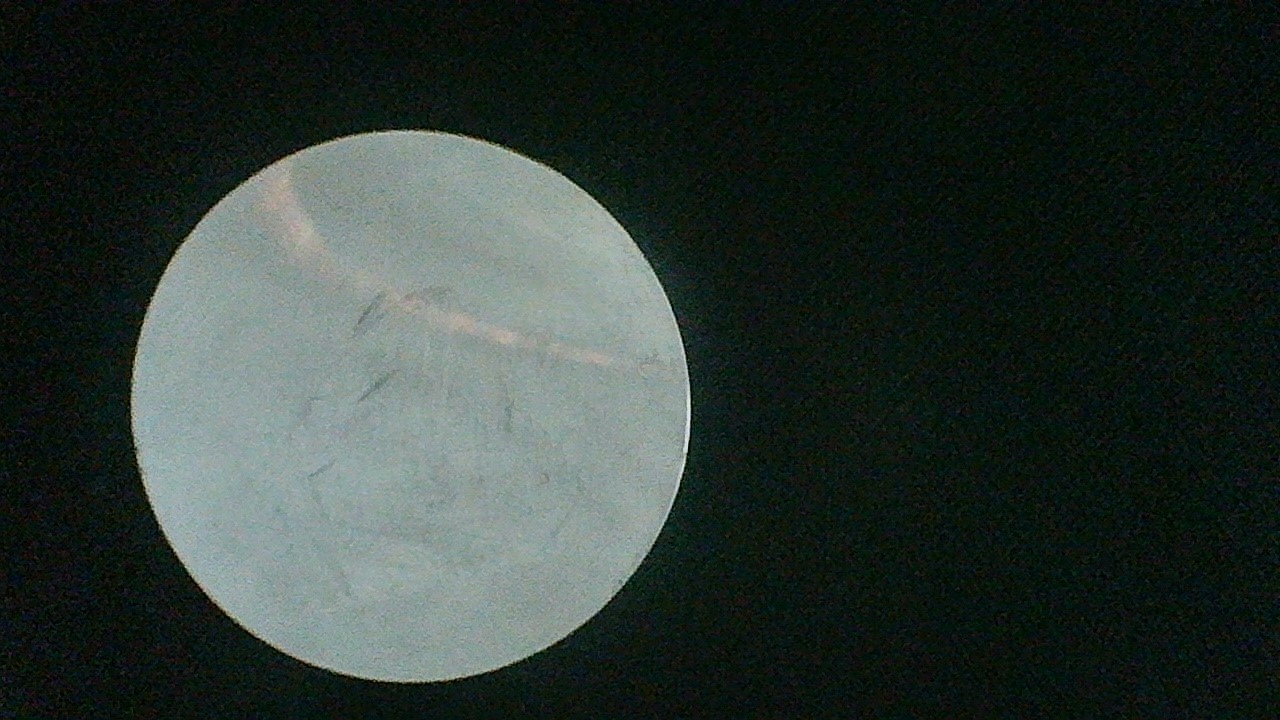
#> input picture src/agv_nav/test/item02_r.jpg, 1280 x 720 px, found by its file name
$ jupyter execute rostopic.ipynb   (older library calls are emulated)
#> lines starting #> are read from the running program, lines starting #| are printed output that depends on the picture; after the words box and inside, x2 and y2 are one past the last pixel; in counts of white or black regions, pixels touching at a corner belong together
[cell 1]
import cv2
import numpy as np
import matplotlib.pyplot as plt

def cv_show(name, image):      # 展示图像
    cv2.namedWindow(name, cv2.WINDOW_NORMAL)
    cv2.imshow(name, image)
    cv2.waitKey(0)
    cv2.destroyAllWindows()


def picture_pretreatment(image):   # 图像预处理
    image = cv2.medianBlur(image, 5)     # 中值滤波     # 效果最好
    image = cv2.boxFilter(image,-1,(3,3), normalize=True)   # 方框滤波

    image = cv2.GaussianBlur(image, (5, 5), 1)          # 高斯滤波
    # image = cv2.blur(image, (3, 3))                        # 均值滤波
    # cv_show("滤波效果", image)
    gray_image = cv2.cvtColor(image, cv2.COLOR_BGR2GRAY)
    ret, gray_image = cv2.threshold(gray_image, 70, 255, cv2.THRESH_TOZERO)   # 低于 第一个数的灰度值 全都设为0 保留其他部分
    # cv_show("gray", gray_image)
    return gray_image


def histogram_equalization(image):
    # image = cv2.cvtColor(image, cv2.COLOR_BGR2GRAY)
    clahe = cv2.createCLAHE(clipLimit = 10.0, tileGridSize=(27, 27))  # 对图像进行分割，10*10
    img4 = clahe.apply(image)       # 进行直方图均衡化
    # cv_show("img4", img4)
    return img4


def mask_create(image):    # 筛选重要区域
    # image2 = cv2.cvtColor(image, cv2.COLOR_BGR2GRAY)

    kernel = np.ones((7, 7), np.uint8)
    gradient = cv2.morphologyEx(image, cv2.MORPH_GRADIENT, kernel)   # 通过腐蚀操作来获取边界 当然可以通过其他方式获取边界
    # cv_show('gradient', gradient)
    ret, thresh = cv2.threshold(gradient, 80, 255, cv2.THRESH_BINARY)   # 二值化获取边缘
    _, mask = cv2.threshold(gradient, 0, 0, cv2.THRESH_BINARY)          # 获取mask黑底板
    # cv_show('thresh', thresh)
    contours, hierarchy = cv2.findContours(thresh, cv2.RETR_TREE, cv2.CHAIN_APPROX_NONE)
    # 筛选最大边界
    area = []
    for i in range(len(contours)):
        area.append(cv2.contourArea(contours[i]))
    res_max = np.argmax(np.array(area))
    # 筛选出图像的边缘
    mask = cv2.drawContours(mask, contours, res_max, [255, 255, 255], cv2.FILLED)
    # cv_show("mask", mask)
    image_vital = cv2.bitwise_and(image, image, mask = mask)
    # cv_show("image_vital", image_vital)
    return image_vital


def grad_treatment(image, original_picture=None):      # 梯度处理，目测不太好用
    if not original_picture:
        original_picture = image.copy()

    laplacian = cv2.Laplacian(image, cv2.CV_64F)
    laplacian = cv2.convertScaleAbs(laplacian)
    gradX = cv2.Sobel(image, ddepth = cv2.CV_32F, dx = 1, dy = 0, ksize = 3)
    gradY = cv2.Sobel(image, ddepth = cv2.CV_32F, dx = 0, dy = 1, ksize = 3)
    gradX = cv2.convertScaleAbs(gradX)
    gradY = cv2.convertScaleAbs(gradY)
    gradDst = cv2.addWeighted(gradX, 0.5, gradY, 0.5, 2)
    res = np.hstack((gradX, gradY, gradDst))
    # cv_show('res', res)
    # cv_show('gradDst0', gradDst)
    # cv_show("laplacian", laplacian)
    return res, gradDst


def canny_treatment(image):  # 梯度检测
    v2 = cv2.Canny(image, 60, 100)    #
    # cv_show("canny_treatment", v2)
    return v2


def hist_image(image):
    image = cv2.cvtColor(image, cv2.COLOR_BGR2GRAY)
    hist = cv2.calcHist([image], [0], None, [256], [0, 256])
    # plt.plot(hist)          # 折线图统计
    # plt.show()
    # plt.hist(image.ravel(), 256, [0, 256])
    # plt.show()          # 原图像灰度展示
    equ = cv2.equalizeHist(image)

    # plt.hist(equ.ravel(), 256, [0, 256])
    # plt.show()
    # cv_show("equ", equ)
    return equ


def open_treatment(image):  # 开运算 先腐蚀再膨胀
    kernel = np.ones((5, 5), np.uint8)
    opening = cv2.morphologyEx(image, cv2.MORPH_OPEN, kernel)
    return opening

def fincontours_surface_defect(image):
    contours, hie = cv2.findContours(image, cv2.RETR_TREE, cv2.CHAIN_APPROX_NONE)
    # chontours 是一个数组，接下来要对这个数组进行处理，筛选有效边框

    perimeter_count = 0
    area_count = 0
    area_number = 0  # 面积计数器
    for contour in contours:
        # 对每一轮廓进行遍历
        perimeter = cv2.arcLength(contour, True)
        if perimeter > 8000:  # 边框太大的是边界 删掉
            perimeter = 0
        perimeter_count = perimeter_count + perimeter
        # 计算轮廓总长度


        area = cv2.contourArea(contour)
        if area > 20000:  # 面积过大的是边界删掉
            area = 0
        if area > 0:
            area_number += 1
        area_count = area + area_count
        # 计算轮廓总面积


    # 记录符合筛选条件的轮廓

    # 计算封闭轮廓 平均多大
    average_area = area_count/area_number    # 平均轮廓线长度
    average_perimeter = perimeter_count/area_number

    # 创建一个数组储存符合条件边框结果
    resultContours = []
    for contour in contours:
        # 对每一轮廓进行遍历

        perimeter = cv2.arcLength(contour, True)
        area = cv2.contourArea(contour)
        if average_area*0.9 < area < 12000 and perimeter > average_perimeter*0.8:
            resultContours.append(contour)

    cv2.drawContours(original_image, resultContours, -1, (0, 0, 255), 3)
    return original_image


# 这句话输入图片
original_image = cv2.imread("/home/agv/Desktop/ros/ws/stm32_ws/src/agv_nav/test/item02_r.jpg")
#> original_image is the input picture: shape (720, 1280, 3); mean B, G, R 51.4, 56.4, 45.7


cv_show("original_image", original_image)

using_image = picture_pretreatment(original_image)   # 图像预处理


# 创建mask滤波
image = mask_create(using_image)
#> in mask_create, `ret, thresh = cv2.threshold(gradient, 80, 255, cv2.THRESH_BINARY)`:
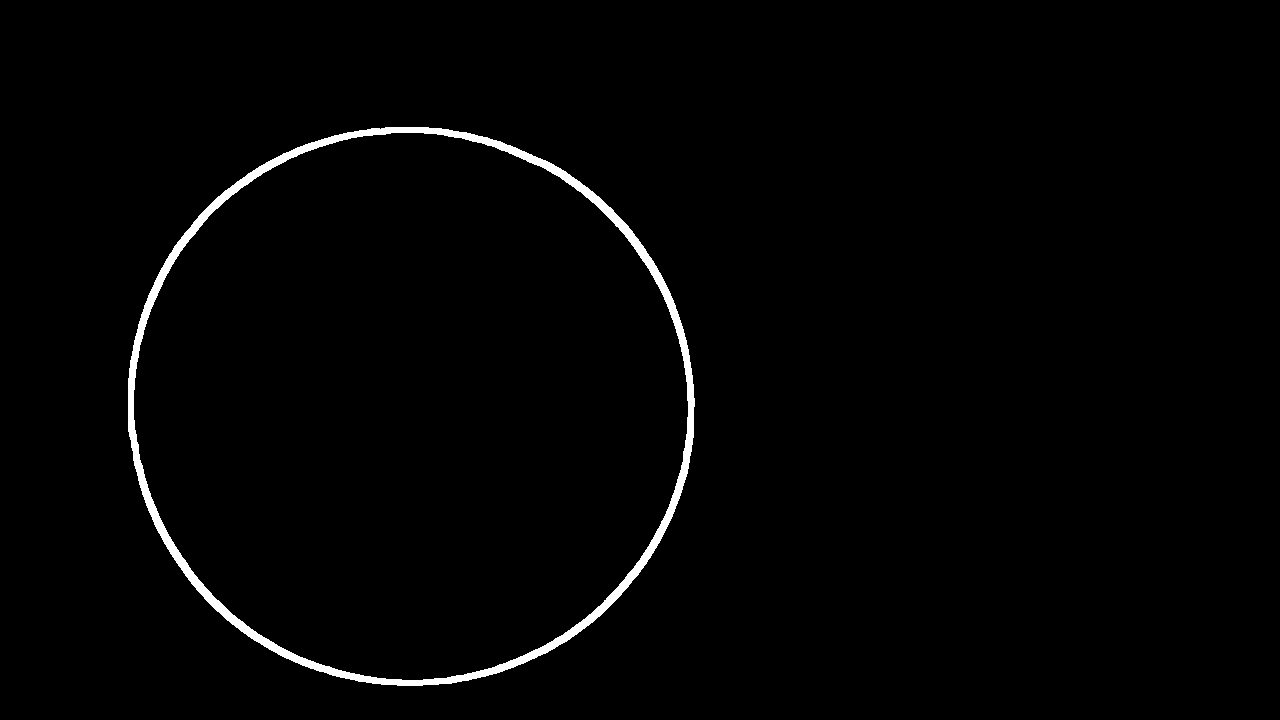
#> thresh: shape (720, 1280); 1.5% white; 1 white region
#> in mask_create, `_, mask = cv2.threshold(gradient, 0, 0, cv2.THRESH_BINARY)`: mask: shape (720, 1280); every value is 0
#> in mask_create, `contours, hierarchy = cv2.findContours(thresh, cv2.RETR_TREE, cv2.CHAI..`: contours = 2 contours; box (x1, y1, x2, y2) and area: (128, 127, 695, 686) 249315, (133, 132, 689, 681) 237500
#> the loop in mask_create, `for i in range(len(contours)):` made 2 passes
#> after the loop in mask_create, `for i in range(len(contours)):`: area = [249315, 237500.5]
#> in mask_create, `res_max = np.argmax(np.array(area))`: res_max = 0
#> in mask_create, `mask = cv2.drawContours(mask, contours, res_max, [255, 255, 255], cv2...`: mask: shape (720, 1280); 27.1% white; 1 white region, box (x1, y1, x2, y2) and area: (128, 127, 695, 686) 250115

# 直方图凸显 但是黑了点
# image = hist_image(image)
image = histogram_equalization(image)


# 二值化
ret, image = cv2.threshold(image, 95, 255, cv2.THRESH_BINARY)   # 查找边缘
#> image: shape (720, 1280); 25.5% white; 3 white regions (2 under 20 px), largest, box (x1, y1, x2, y2) and area: (132, 131, 691, 682) 234555
# 闭运算 操作填一下空隙
# 给一个卷积核
kernel = np.ones((5, 5), np.uint8)
image = cv2. morphologyEx(image, cv2.MORPH_CLOSE, kernel)
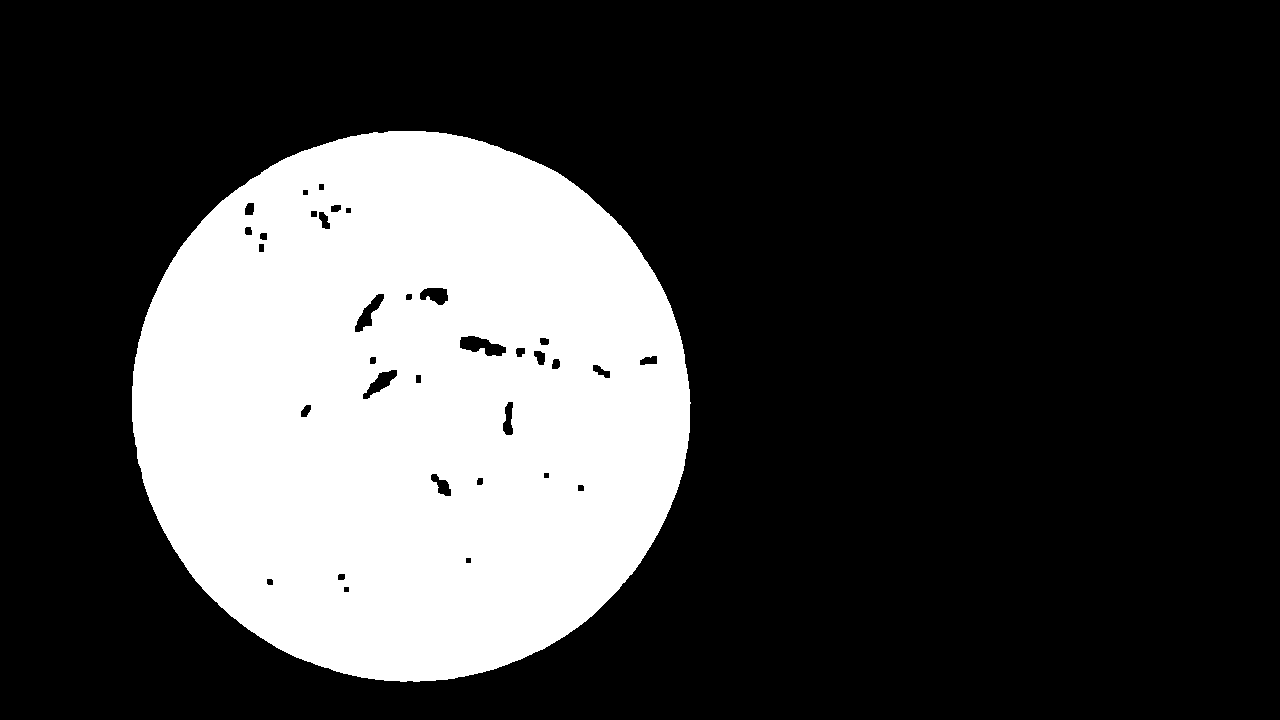
#> image: shape (720, 1280); 25.8% white; 1 white region, box (x1, y1, x2, y2) and area: (132, 131, 691, 682) 237654
# cv_show("top_hat", image)


image = canny_treatment(image)    # 边缘检测
#> in canny_treatment, `v2 = cv2.Canny(image, 60, 100)`:
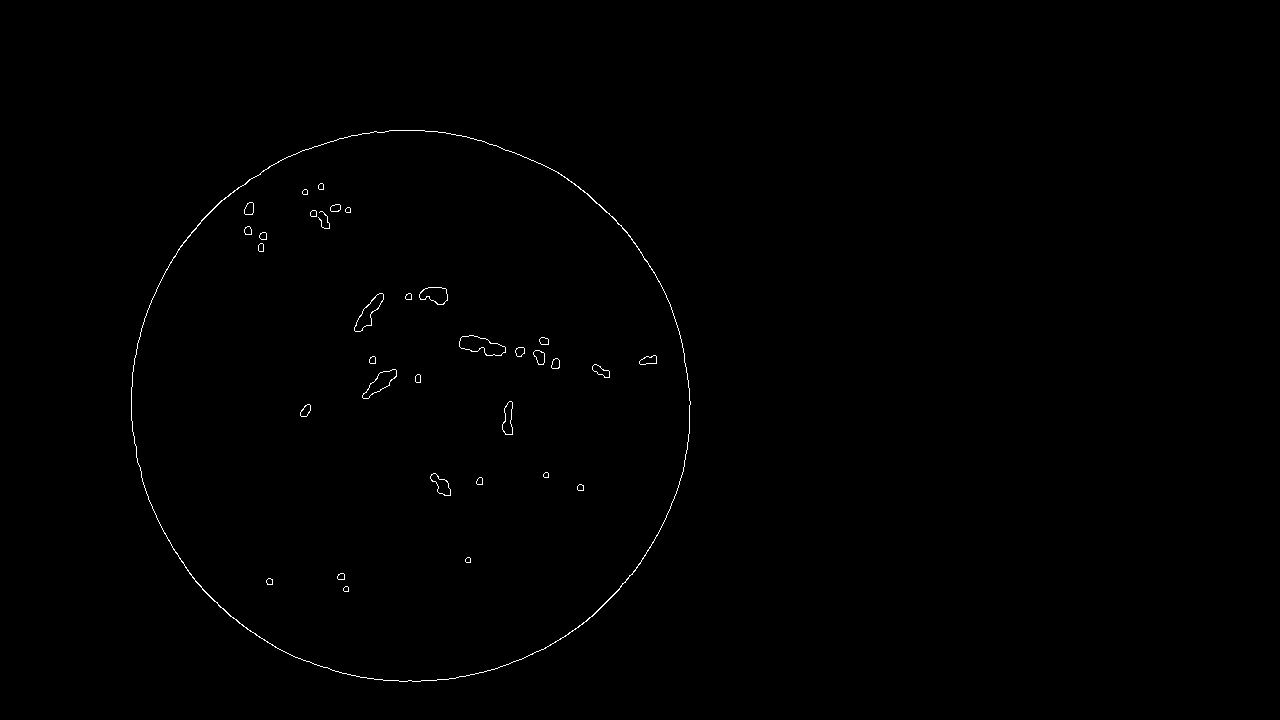
#> v2: shape (720, 1280); 0.33% white in thin lines or dots, all inside (x1, y1, x2, y2) = (131, 130, 691, 682)

cv_show("1-0picture", image)
# 边缘筛选
# contours, hierarchy = cv2.findContours(thresh, cv2.RETR_TREE, cv2.CHAIN_APPROX_NONE)
image_contours = fincontours_surface_defect(image)
#> in fincontours_surface_defect, `contours, hie = cv2.findContours(image, cv2.RETR_TREE, cv2.CHAIN_APPRO..`: contours = 67 contours, 1 with area under 20; largest, box (x1, y1, x2, y2) and area: (131, 130, 691, 682) 241430, (131, 130, 691, 682) 241190, (459, 335, 506, 356) 555, (459, 335, 506, 356) 550, (354, 293, 384, 332) 412; hie = 67 rows, first 6: [-1, -1, 1, -1], [-1, -1, 2, 0], [4, -1, 3, 1], [-1, -1, -1, 2], [6, 2, 5, 1], [-1, -1, -1, 4]
#> the loop in fincontours_surface_defect, `for contour in contours:` made 67 passes
#> (perimeter_count, area_count) on passes 3 to 14: (3703, 22), (3720, 43.5), (3741.7, 74.5), (3761.6, 104), (3785.2, 141), (3807.7, 177), (3825.4, 199), (3842.5, 220.5), (3864.1, 252.5), (3884.6, 283.5), (3907.7, 319), (3930.2, 354)
#> perimeter_count on passes 61 to 66: 6155.9, 6193.8, 6230.6, 6248.2, 6265.3, 6285
#> after the loop in fincontours_surface_defect, `for contour in contours:`: area_count = 6834; area_number = 65; perimeter_count = 6304
#> in fincontours_surface_defect, `average_area = area_count/area_number`: average_area = 105.1
#> in fincontours_surface_defect, `average_perimeter = perimeter_count/area_number`: average_perimeter = 96.99
#> the loop in fincontours_surface_defect, `for contour in contours:` made 67 passes
#> after the loop in fincontours_surface_defect, `for contour in contours:`: resultContours = 10 contours; largest, box (x1, y1, x2, y2) and area: (459, 335, 506, 356) 555, (459, 335, 506, 356) 550, (354, 293, 384, 332) 412, (362, 369, 397, 399) 401, (354, 293, 384, 332) 396
#> in fincontours_surface_defect, `cv2.drawContours(original_image, resultContours, -1, (0, 0, 255), 3)`:
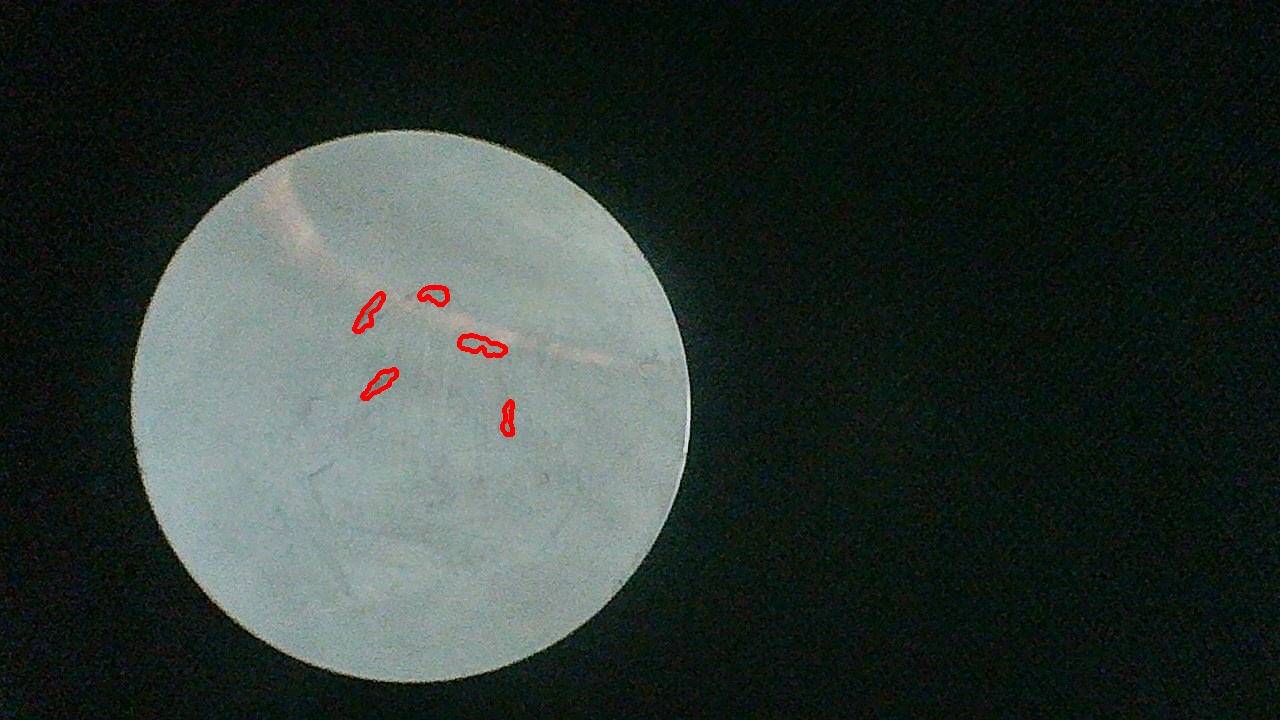
#> original_image: shape (720, 1280, 3); 0.24% of pixels changed, all inside (x1, y1, x2, y2) = (352, 285, 515, 437)
cv_show("after_contour", image_contours)
